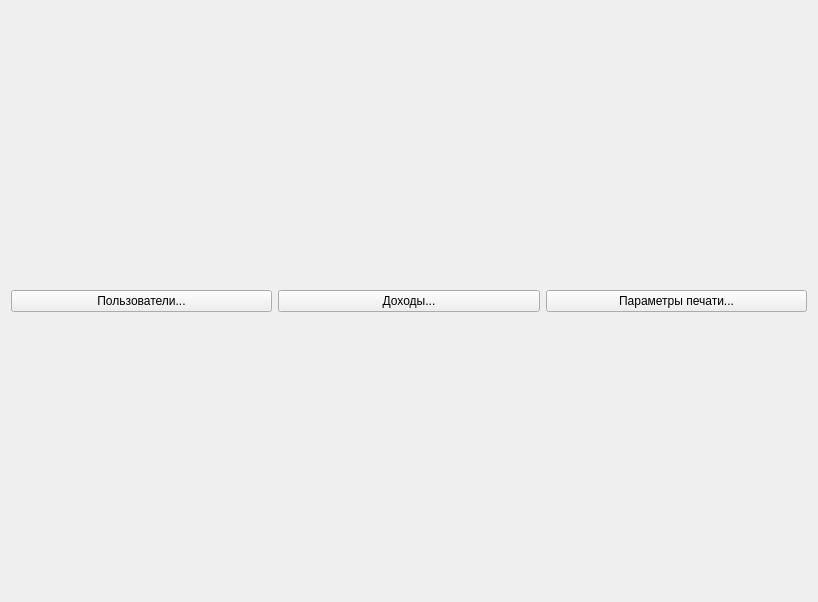
<?xml version="1.0" encoding="UTF-8"?>
<ui version="4.0">
 <class>AdminForm</class>
 <widget class="QWidget" name="AdminForm">
  <property name="geometry">
   <rect>
    <x>0</x>
    <y>0</y>
    <width>818</width>
    <height>602</height>
   </rect>
  </property>
  <property name="windowTitle">
   <string>Form</string>
  </property>
  <layout class="QGridLayout" name="gridLayout">
   <item row="0" column="0">
    <widget class="QPushButton" name="pushButton_Users">
     <property name="text">
      <string>Пользователи...</string>
     </property>
    </widget>
   </item>
   <item row="0" column="1">
    <widget class="QPushButton" name="pushButton_Income">
     <property name="text">
      <string>Доходы...</string>
     </property>
    </widget>
   </item>
   <item row="0" column="2">
    <widget class="QPushButton" name="pushButton_Params">
     <property name="text">
      <string>Параметры печати...</string>
     </property>
    </widget>
   </item>
   <item row="1" column="0" colspan="3">
    <layout class="QHBoxLayout" name="horizontalLayout"/>
   </item>
  </layout>
 </widget>
 <resources/>
 <connections/>
</ui>
